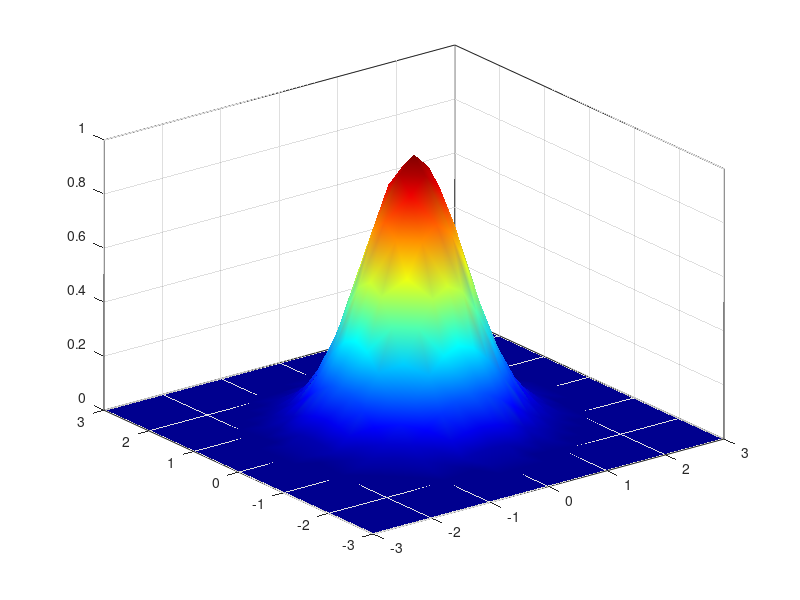

Here is the MATLAB script that generated this plot:
% Ubung : 2fach-Integral und 3D-Plot
clc, clear, clf, shg

% Eine Inline-Funktion, die ine Gauss-Glocke liefert :

G =@(x,y) exp(-x.^2-y.^2);

G(1,2)

% 3D-Plot:
x=-3:0.25:3;
y=x;

[X,Y]=meshgrid(x,y);
X
Y
Z=G(X,Y)

surf(X,Y,Z)
colormap(jet) % jet
shading interp % flat

rotate3d on
box on

integral2(G,0,1,-1,2) 